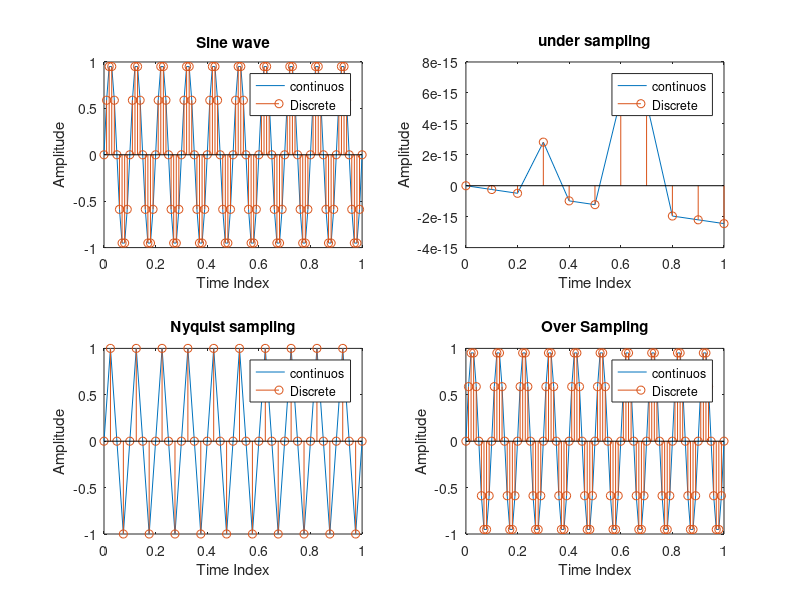

MATLAB code to generate this figure:
clc;
clear all;
close all;
t = 0:0.01:1;
fm =10;
y =sin(2*pi*fm*t);
subplot(2,2,1);
plot(t,y);
hold on;
stem(t,y);
hold off;
legend("continuos","Discrete");
xlabel("Time Index");
ylabel("Amplitude");
title('Sine wave');

% under sampling
fs1 = fm;
t1 = 0:1/fs1:1;
y1 = sin(2*pi*fm*t1);
subplot(2,2,2);
plot(t1,y1);
hold on;
stem(t1,y1);
hold off;
legend("continuos","Discrete");
xlabel("Time Index");
ylabel("Amplitude");
title('under sampling');

% Nyquist sampling
 fs2 = 4*fm;
 t2 = 0:1/fs2:1;
 y2 = sin(2*pi*fm*t2);
 subplot(2,2,3);
 plot(t2,y2);
 hold on;
 stem(t2,y2);
 hold off;
 legend("continuos","Discrete");
 xlabel("Time Index");
 ylabel("Amplitude");
 title('Nyquist sampling');
 
 % Over sampling

 fs3 = 10*fm;
 t3 = 0:1/fs3:1;
 y3 = sin(2*pi*fm*t3);
 subplot(2,2,4);
 plot(t3,y3);
 hold on;
 stem(t3,y3);
 hold off;
 legend("continuos","Discrete");
 xlabel("Time Index");
 ylabel("Amplitude");
 title('Over Sampling');